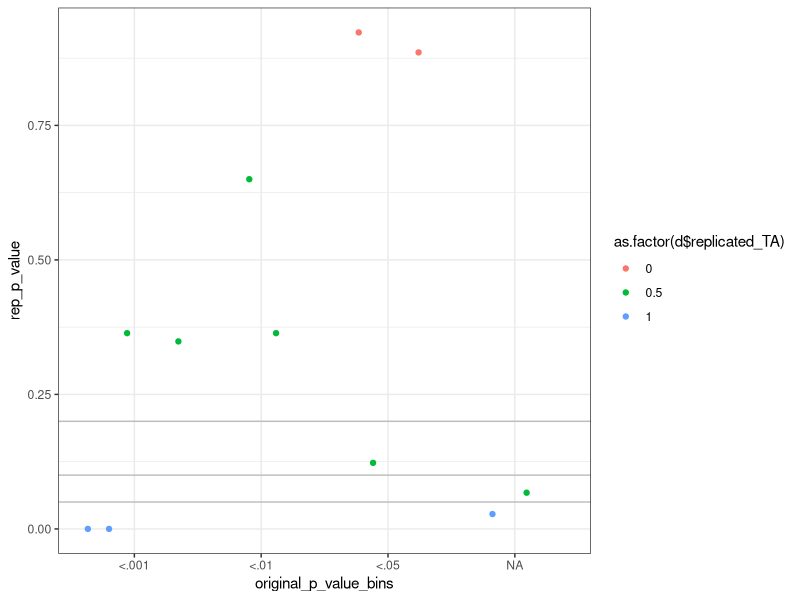

Write R code to recreate this figure. (Note: this script raises an error after producing the figure.)
## ---- chunk 1
rm(list=ls())
library(knitr)
knitr::opts_chunk$set(fig.width=6, fig.height=5, fig.crop = FALSE, 
                      fig.path='figs/', echo=FALSE, warning = FALSE, 
                      cache=TRUE, message = FALSE, sanitize = TRUE)
library(readr)
library(dplyr)
library(xtable)
library(readr)
library(ggplot2)
## ---- chunk 2
project_plan_raw <- read_csv("data/planning_and_outcomes.csv")

project_plan <- project_plan_raw %>%
  filter(`include_in_final_writeup`==1) 

project_data_summary <- read_csv("data/project_data_summary.csv")

d <- left_join(project_plan, project_data_summary, by = c("project_key"))
## ---- chunk 3
ppt <- project_plan %>%
        select(cite, expt_num, open_data,
               open_materials, original_on_turk, original_n,collected_n)

names(ppt) = c("Citation", "Expt", "Data", "Materials", "Turk?", 
               "N (orig)","N (rep)")

# print(xtable(ppt, caption = "Summary of attempted replications", 
#        label = "tab:summary"), include.rownames=FALSE)
## ---- chunk 4
table(d$replicated_TA,d$replicated_student) # Make prettier
#mean(d$replicated_team)
## ---- chunk 5
d$original_p_value_bins <- NA
d$original_p_value_bins[d$original_p_value %in% c("<.05","0.04")] <- "<.05"
d$original_p_value_bins[d$original_p_value %in% c("0.007","0.001")] <- "<.01"
d$original_p_value_bins[d$original_p_value %in% c("<.001","< .001")] <- "<.001"
d$rep_p_value_05 <- d$rep_p_value < .05
## ---- chunk 6
ggplot(d,aes(x=original_p_value_bins,y=rep_p_value, color=as.factor(d$replicated_TA))) +
  geom_jitter(height=0, width=.4) +
  theme_bw() + 
  geom_hline(yintercept=c(0.05,0.1,0.2), color="gray")
## ---- chunk 7
d$original_ES <- as.numeric(gsub(".*=(.*)","\\1", d$original_ES_text))
#Ensure that effect size is given in same units... Make beautiful ci chart here...

## ---- chunk 8
getBF <- function(t_stat, t_df) {
  return(ttest.tstat(t = t_stat, n1 = t_df, rscale = 1, simple = T))
};

tstatDF <- d %>%
  filter(original_t_stat != "NA") %>%
  select(project_key, original_t_stat, original_t_df, rep_t_stat, rep_t_df) %>%
  rowwise() %>%
  mutate(origBF = getBF(original_t_stat, original_t_df)) %>%
  rowwise() %>%
  mutate(repBF = getBF(rep_t_stat, rep_t_df))

ggplot(tstatDF, aes(x = origBF, y = repBF, size = rep_t_df/original_t_df)) +
  geom_point()+
  theme_bw()+
  # xlim(-2, 30) +
  # ylim(-2, 30) +
  geom_hline(aes(yintercept = 10), linetype = 2)+
  geom_hline(aes(yintercept = 3), linetype = 2)+
  geom_hline(aes(yintercept = 1/3), linetype = 2)+
  geom_hline(aes(yintercept = 1/10), linetype = 2)+
  geom_vline(aes(xintercept = 10), linetype = 2)+
  geom_vline(aes(xintercept = 3), linetype = 2)+
  geom_vline(aes(xintercept = 1/3), linetype = 2)+
  geom_vline(aes(xintercept = 1/10), linetype = 2) +
  scale_x_log10(limits = c(10**-1.75, 10**11), 
                breaks = c(1/10, 1/3, 3, 10),
                labels = c("1/10", "1/3", "3", "10")) +
  scale_y_log10(limits = c(10**-1.75, 10**11),
                breaks = c(1/10, 1/3, 3, 10),
                labels = c("1/10", "1/3", "3", "10"))


## ---- chunk 9
d %>% 
  group_by(original_on_turk) %>%
  summarise(replicated_TA = mean(replicated_TA))
## ---- chunk 10
project_plan %>% 
  group_by(open_materials) %>%
  summarise(replicated = mean(replicated_TA))
